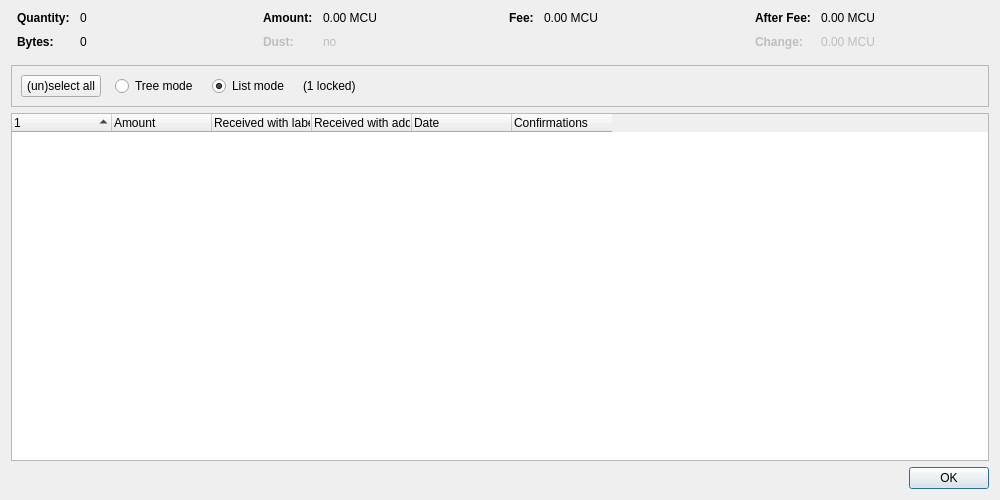
<?xml version="1.0" encoding="UTF-8"?>
<ui version="4.0">
 <class>CoinControlDialog</class>
 <widget class="QDialog" name="CoinControlDialog">
  <property name="geometry">
   <rect>
    <x>0</x>
    <y>0</y>
    <width>1000</width>
    <height>500</height>
   </rect>
  </property>
  <property name="windowTitle">
   <string>Coin Selection</string>
  </property>
  <layout class="QVBoxLayout" name="verticalLayout">
   <item>
    <layout class="QHBoxLayout" name="horizontalLayoutTop" stretch="0,0,0,0">
     <property name="topMargin">
      <number>0</number>
     </property>
     <property name="bottomMargin">
      <number>10</number>
     </property>
     <item>
      <layout class="QFormLayout" name="formLayoutCoinControl1">
       <property name="horizontalSpacing">
        <number>10</number>
       </property>
       <property name="verticalSpacing">
        <number>10</number>
       </property>
       <property name="leftMargin">
        <number>6</number>
       </property>
       <property name="rightMargin">
        <number>6</number>
       </property>
       <item row="0" column="0">
        <widget class="QLabel" name="labelCoinControlQuantityText">
         <property name="font">
          <font>
           <weight>75</weight>
           <bold>true</bold>
          </font>
         </property>
         <property name="text">
          <string>Quantity:</string>
         </property>
        </widget>
       </item>
       <item row="0" column="1">
        <widget class="QLabel" name="labelCoinControlQuantity">
         <property name="cursor">
          <cursorShape>IBeamCursor</cursorShape>
         </property>
         <property name="contextMenuPolicy">
          <enum>Qt::ActionsContextMenu</enum>
         </property>
         <property name="text">
          <string notr="true">0</string>
         </property>
         <property name="textInteractionFlags">
          <set>Qt::LinksAccessibleByMouse|Qt::TextSelectableByKeyboard|Qt::TextSelectableByMouse</set>
         </property>
        </widget>
       </item>
       <item row="1" column="0">
        <widget class="QLabel" name="labelCoinControlBytesText">
         <property name="font">
          <font>
           <weight>75</weight>
           <bold>true</bold>
          </font>
         </property>
         <property name="text">
          <string>Bytes:</string>
         </property>
        </widget>
       </item>
       <item row="1" column="1">
        <widget class="QLabel" name="labelCoinControlBytes">
         <property name="cursor">
          <cursorShape>IBeamCursor</cursorShape>
         </property>
         <property name="contextMenuPolicy">
          <enum>Qt::ActionsContextMenu</enum>
         </property>
         <property name="text">
          <string notr="true">0</string>
         </property>
         <property name="textInteractionFlags">
          <set>Qt::LinksAccessibleByMouse|Qt::TextSelectableByKeyboard|Qt::TextSelectableByMouse</set>
         </property>
        </widget>
       </item>
      </layout>
     </item>
     <item>
      <layout class="QFormLayout" name="formLayoutCoinControl2">
       <property name="horizontalSpacing">
        <number>10</number>
       </property>
       <property name="verticalSpacing">
        <number>10</number>
       </property>
       <property name="leftMargin">
        <number>6</number>
       </property>
       <property name="rightMargin">
        <number>6</number>
       </property>
       <item row="0" column="0">
        <widget class="QLabel" name="labelCoinControlAmountText">
         <property name="font">
          <font>
           <weight>75</weight>
           <bold>true</bold>
          </font>
         </property>
         <property name="text">
          <string>Amount:</string>
         </property>
        </widget>
       </item>
       <item row="0" column="1">
        <widget class="QLabel" name="labelCoinControlAmount">
         <property name="cursor">
          <cursorShape>IBeamCursor</cursorShape>
         </property>
         <property name="contextMenuPolicy">
          <enum>Qt::ActionsContextMenu</enum>
         </property>
         <property name="text">
          <string notr="true">0.00 MCU</string>
         </property>
         <property name="textInteractionFlags">
          <set>Qt::LinksAccessibleByMouse|Qt::TextSelectableByKeyboard|Qt::TextSelectableByMouse</set>
         </property>
        </widget>
       </item>
       <item row="1" column="0">
        <widget class="QLabel" name="labelCoinControlLowOutputText">
         <property name="enabled">
          <bool>false</bool>
         </property>
         <property name="font">
          <font>
           <weight>75</weight>
           <bold>true</bold>
          </font>
         </property>
         <property name="text">
          <string>Dust:</string>
         </property>
        </widget>
       </item>
       <item row="1" column="1">
        <widget class="QLabel" name="labelCoinControlLowOutput">
         <property name="enabled">
          <bool>false</bool>
         </property>
         <property name="cursor">
          <cursorShape>IBeamCursor</cursorShape>
         </property>
         <property name="contextMenuPolicy">
          <enum>Qt::ActionsContextMenu</enum>
         </property>
         <property name="text">
          <string notr="true">no</string>
         </property>
         <property name="textInteractionFlags">
          <set>Qt::LinksAccessibleByMouse|Qt::TextSelectableByKeyboard|Qt::TextSelectableByMouse</set>
         </property>
        </widget>
       </item>
      </layout>
     </item>
     <item>
      <layout class="QFormLayout" name="formLayoutCoinControl3">
       <property name="horizontalSpacing">
        <number>10</number>
       </property>
       <property name="verticalSpacing">
        <number>10</number>
       </property>
       <property name="leftMargin">
        <number>6</number>
       </property>
       <property name="rightMargin">
        <number>6</number>
       </property>
       <item row="0" column="0">
        <widget class="QLabel" name="labelCoinControlFeeText">
         <property name="font">
          <font>
           <weight>75</weight>
           <bold>true</bold>
          </font>
         </property>
         <property name="text">
          <string>Fee:</string>
         </property>
        </widget>
       </item>
       <item row="0" column="1">
        <widget class="QLabel" name="labelCoinControlFee">
         <property name="cursor">
          <cursorShape>IBeamCursor</cursorShape>
         </property>
         <property name="contextMenuPolicy">
          <enum>Qt::ActionsContextMenu</enum>
         </property>
         <property name="text">
          <string notr="true">0.00 MCU</string>
         </property>
         <property name="textInteractionFlags">
          <set>Qt::LinksAccessibleByMouse|Qt::TextSelectableByKeyboard|Qt::TextSelectableByMouse</set>
         </property>
        </widget>
       </item>
      </layout>
     </item>
     <item>
      <layout class="QFormLayout" name="formLayoutCoinControl4">
       <property name="horizontalSpacing">
        <number>10</number>
       </property>
       <property name="verticalSpacing">
        <number>10</number>
       </property>
       <property name="leftMargin">
        <number>6</number>
       </property>
       <property name="rightMargin">
        <number>6</number>
       </property>
       <item row="0" column="0">
        <widget class="QLabel" name="labelCoinControlAfterFeeText">
         <property name="font">
          <font>
           <weight>75</weight>
           <bold>true</bold>
          </font>
         </property>
         <property name="text">
          <string>After Fee:</string>
         </property>
        </widget>
       </item>
       <item row="0" column="1">
        <widget class="QLabel" name="labelCoinControlAfterFee">
         <property name="cursor">
          <cursorShape>IBeamCursor</cursorShape>
         </property>
         <property name="contextMenuPolicy">
          <enum>Qt::ActionsContextMenu</enum>
         </property>
         <property name="text">
          <string notr="true">0.00 MCU</string>
         </property>
         <property name="textInteractionFlags">
          <set>Qt::LinksAccessibleByMouse|Qt::TextSelectableByKeyboard|Qt::TextSelectableByMouse</set>
         </property>
        </widget>
       </item>
       <item row="1" column="0">
        <widget class="QLabel" name="labelCoinControlChangeText">
         <property name="enabled">
          <bool>false</bool>
         </property>
         <property name="font">
          <font>
           <weight>75</weight>
           <bold>true</bold>
          </font>
         </property>
         <property name="text">
          <string>Change:</string>
         </property>
        </widget>
       </item>
       <item row="1" column="1">
        <widget class="QLabel" name="labelCoinControlChange">
         <property name="enabled">
          <bool>false</bool>
         </property>
         <property name="cursor">
          <cursorShape>IBeamCursor</cursorShape>
         </property>
         <property name="contextMenuPolicy">
          <enum>Qt::ActionsContextMenu</enum>
         </property>
         <property name="text">
          <string notr="true">0.00 MCU</string>
         </property>
         <property name="textInteractionFlags">
          <set>Qt::LinksAccessibleByMouse|Qt::TextSelectableByKeyboard|Qt::TextSelectableByMouse</set>
         </property>
        </widget>
       </item>
      </layout>
     </item>
    </layout>
   </item>
   <item>
    <widget class="QFrame" name="frame">
     <property name="minimumSize">
      <size>
       <width>0</width>
       <height>40</height>
      </size>
     </property>
     <property name="frameShape">
      <enum>QFrame::StyledPanel</enum>
     </property>
     <property name="frameShadow">
      <enum>QFrame::Sunken</enum>
     </property>
     <layout class="QHBoxLayout" name="horizontalLayout">
      <item>
       <layout class="QHBoxLayout" name="horizontalLayoutPanel" stretch="0,0,0,0,0">
        <property name="spacing">
         <number>14</number>
        </property>
        <item>
         <widget class="QPushButton" name="pushButtonSelectAll">
          <property name="sizePolicy">
           <sizepolicy hsizetype="Maximum" vsizetype="Fixed">
            <horstretch>0</horstretch>
            <verstretch>0</verstretch>
           </sizepolicy>
          </property>
          <property name="text">
           <string>(un)select all</string>
          </property>
          <property name="autoDefault">
           <bool>false</bool>
          </property>
         </widget>
        </item>
        <item>
         <widget class="QRadioButton" name="radioTreeMode">
          <property name="sizePolicy">
           <sizepolicy hsizetype="Maximum" vsizetype="Fixed">
            <horstretch>0</horstretch>
            <verstretch>0</verstretch>
           </sizepolicy>
          </property>
          <property name="text">
           <string>Tree mode</string>
          </property>
         </widget>
        </item>
        <item>
         <widget class="QRadioButton" name="radioListMode">
          <property name="sizePolicy">
           <sizepolicy hsizetype="Maximum" vsizetype="Fixed">
            <horstretch>0</horstretch>
            <verstretch>0</verstretch>
           </sizepolicy>
          </property>
          <property name="text">
           <string>List mode</string>
          </property>
          <property name="checked">
           <bool>true</bool>
          </property>
         </widget>
        </item>
        <item>
         <widget class="QLabel" name="labelLocked">
          <property name="text">
           <string notr="true">(1 locked)</string>
          </property>
         </widget>
        </item>
        <item>
         <spacer name="horizontalSpacer">
          <property name="orientation">
           <enum>Qt::Horizontal</enum>
          </property>
          <property name="sizeHint" stdset="0">
           <size>
            <width>40</width>
            <height>20</height>
           </size>
          </property>
         </spacer>
        </item>
       </layout>
      </item>
     </layout>
    </widget>
   </item>
   <item>
    <widget class="CoinControlTreeWidget" name="treeWidget">
     <property name="contextMenuPolicy">
      <enum>Qt::CustomContextMenu</enum>
     </property>
     <property name="sortingEnabled">
      <bool>false</bool>
     </property>
     <property name="columnCount">
      <number>6</number>
     </property>
     <attribute name="headerShowSortIndicator" stdset="0">
      <bool>true</bool>
     </attribute>
     <attribute name="headerStretchLastSection">
      <bool>false</bool>
     </attribute>
     <column>
      <property name="text">
       <string/>
      </property>
     </column>
     <column>
      <property name="text">
       <string>Amount</string>
      </property>
     </column>
     <column>
      <property name="text">
       <string>Received with label</string>
      </property>
     </column>
     <column>
      <property name="text">
       <string>Received with address</string>
      </property>
     </column>
     <column>
      <property name="text">
       <string>Date</string>
      </property>
     </column>
     <column>
      <property name="text">
       <string>Confirmations</string>
      </property>
      <property name="toolTip">
       <string>Confirmed</string>
      </property>
     </column>
     <column>
      <property name="text">
       <string/>
      </property>
     </column>
     <column>
      <property name="text">
       <string/>
      </property>
     </column>
     <column>
      <property name="text">
       <string/>
      </property>
     </column>
     <column>
      <property name="text">
       <string/>
      </property>
     </column>
    </widget>
   </item>
   <item>
    <widget class="QDialogButtonBox" name="buttonBox">
     <property name="orientation">
      <enum>Qt::Horizontal</enum>
     </property>
     <property name="standardButtons">
      <set>QDialogButtonBox::Ok</set>
     </property>
    </widget>
   </item>
  </layout>
 </widget>
 <customwidgets>
  <customwidget>
   <class>CoinControlTreeWidget</class>
   <extends>QTreeWidget</extends>
   <header>qt/coincontroltreewidget.h</header>
  </customwidget>
 </customwidgets>
 <resources/>
 <connections/>
</ui>
